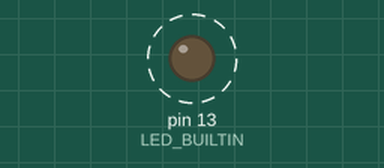
Simulated run of this sketch. Board: Arduino Uno, built with avr-gcc and run on an emulated ATmega328P. On the bench: output pins drawn as LEDs (lit = HIGH). Dashed ring = blinking. What the sketch prints to the serial monitor is not drawn.

Above: at 0.2 s.
Timing chart, 0 to 3.0 s (numbered marks = the images above):
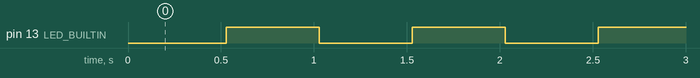

The sketch:

Lab03-Part-C.ino
```cpp
void setup() {
// initialize both serial ports:
Serial.begin(9600);
Serial.print("-------------------\n");
Serial.print("Hello Arduino Land");
Serial.print("-------------------\n");
pinMode(LED_BUILTIN, OUTPUT);
}

int count = 0;
int ledState = HIGH;
String countString = String(count);

void loop() {
if(ledState == HIGH) {
ledState = LOW;
}
else {
ledState = HIGH;
}
digitalWrite(LED_BUILTIN, ledState);
digitalWrite(LED_BUILTIN, ledState);
//countString = String(count);
Serial.print(count);
if(count % 20 == 0 || count == 0){

  Serial.print("\n");
  Serial.print("-------------------------------");
  Serial.print("\n");
}
Serial.print("\n");
count ++;
delay(500);
}
```

Measured:
- by itself, pin 13 (LED_BUILTIN): alternates HIGH for 0.50 s and LOW for 0.50 s
